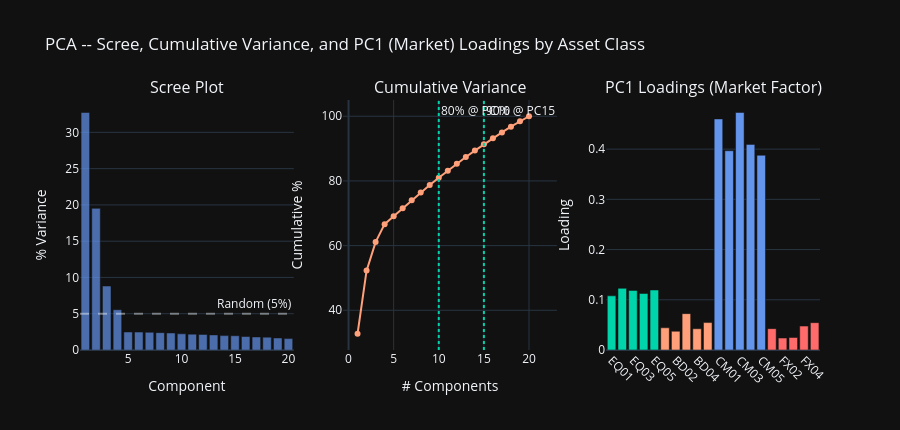

Notebook code for this chart:
### Markdown cell above
---
## Part 4 | Dimension Reduction: PCA, RMT & Minimum Spanning Tree

### Principal Component Analysis

$$\Sigma = V \Lambda V^\top$$

- **PC1** (market factor) typically dominates variance.
- **Scree plot + Kaiser rule** (eigenvalue > 1 of the correlation matrix) identify meaningful components.
- **Cumulative variance** threshold (80-90%) determines the compression ratio needed.

### Code cell
pca       = SKPCA(n_components=N).fit(returns)
var_ratio = pca.explained_variance_ratio_
cum_var   = np.cumsum(var_ratio)
pc1_load  = pca.components_[0]

corr_eigvals = np.linalg.eigvalsh(corr.values)[::-1]
n_kaiser = (corr_eigvals > 1.0).sum()
n_80pct  = int(np.searchsorted(cum_var, 0.80)) + 1
n_90pct  = int(np.searchsorted(cum_var, 0.90)) + 1

print('PC1 variance share : {:.1f}%'.format(var_ratio[0]*100))
print('Kaiser rule        : {} components (corr eigenvalue > 1)'.format(n_kaiser))
print('80% threshold      : {} components'.format(n_80pct))
print('90% threshold      : {} components'.format(n_90pct))

fig = ps.make_subplots(rows=1, cols=3,
                        subplot_titles=['Scree Plot', 'Cumulative Variance', 'PC1 Loadings (Market Factor)'])
fig.add_trace(go.Bar(x=list(range(1,N+1)), y=var_ratio*100,
                      marker_color='rgba(100,149,237,0.7)', showlegend=False), row=1, col=1)
fig.add_hline(y=100/N, line_dash='dash', line_color='white', opacity=0.4,
               annotation_text='Random ({:.0f}%)'.format(100/N), row=1, col=1)

fig.add_trace(go.Scatter(x=list(range(1,N+1)), y=cum_var*100, mode='lines+markers',
                          line=dict(color='lightsalmon', width=2), showlegend=False), row=1, col=2)
for thr, lab in [(0.80,'80%'), (0.90,'90%')]:
    k = int(np.searchsorted(cum_var, thr)) + 1
    fig.add_vline(x=k, line_dash='dot', line_color='#00d4aa', row=1, col=2,
                   annotation_text='{} @ PC{}'.format(lab, k),
                   annotation_position='top right')

load_cols = [CLASS_COLORS[asset_class[a]] for a in ASSETS]
fig.add_trace(go.Bar(x=ASSETS, y=pc1_load, marker_color=load_cols, showlegend=False), row=1, col=3)

fig.update_xaxes(title_text='Component', row=1, col=1)
fig.update_yaxes(title_text='% Variance', row=1, col=1)
fig.update_xaxes(title_text='# Components', row=1, col=2)
fig.update_yaxes(title_text='Cumulative %', row=1, col=2)
fig.update_xaxes(tickangle=45, row=1, col=3)
fig.update_yaxes(title_text='Loading', row=1, col=3)
fig.update_layout(template='plotly_dark', height=430,
                   title='PCA -- Scree, Cumulative Variance, and PC1 (Market) Loadings by Asset Class')
fig.show()

### Figure 1 — Plotly figure (JSON) as saved in the notebook; plotly's stock layout.template omitted (floating-point values rounded to 4 significant figures)
{"data": [{"marker": {"color": "rgba(100,149,237,0.7)"}, "showlegend": false, "type": "bar", "x": [1, 2, 3, 4, 5, 6, 7, 8, 9, 10, 11, 12, 13, 14, 15, 16, 17, 18, 19, 20], "xaxis": "x", "y": [32.74, 19.52, 8.815, 5.552, 2.483, 2.468, 2.438, 2.394, 2.343, 2.23, 2.185, 2.147, 2.082, 1.984, 1.96, 1.858, 1.798, 1.774, 1.656, 1.574], "yaxis": "y"}, {"line": {"color": "lightsalmon", "width": 2}, "mode": "lines+markers", "showlegend": false, "type": "scatter", "x": [1, 2, 3, 4, 5, 6, 7, 8, 9, 10, 11, 12, 13, 14, 15, 16, 17, 18, 19, 20], "xaxis": "x2", "y": [32.74, 52.26, 61.08, 66.63, 69.11, 71.58, 74.02, 76.41, 78.75, 80.98, 83.17, 85.32, 87.4, 89.38, 91.34, 93.2, 95.0, 96.77, 98.43, 100.0], "yaxis": "y2"}, {"marker": {"color": ["#00d4aa", "#00d4aa", "#00d4aa", "#00d4aa", "#00d4aa", "lightsalmon", "lightsalmon", "lightsalmon", "lightsalmon", "lightsalmon", "cornflowerblue", "cornflowerblue", "cornflowerblue", "cornflowerblue", "cornflowerblue", "#ff6b6b", "#ff6b6b", "#ff6b6b", "#ff6b6b", "#ff6b6b"]}, "showlegend": false, "type": "bar", "x": ["EQ01", "EQ02", "EQ03", "EQ04", "EQ05", "BD01", "BD02", "BD03", "BD04", "BD05", "CM01", "CM02", "CM03", "CM04", "CM05", "FX01", "FX02", "FX03", "FX04", "FX05"], "xaxis": "x3", "y": [0.1079, 0.1228, 0.1187, 0.1126, 0.1195, 0.04421, 0.03727, 0.07242, 0.04227, 0.05462, 0.4601, 0.3967, 0.4729, 0.4094, 0.3877, 0.04255, 0.0238, 0.02489, 0.04762, 0.05443], "yaxis": "y3"}], "layout": {"annotations": [{"font": {"size": 16}, "showarrow": false, "text": "Scree Plot", "x": 0.1444, "xanchor": "center", "xref": "paper", "y": 1, "yanchor": "bottom", "yref": "paper"}, {"font": {"size": 16}, "showarrow": false, "text": "Cumulative Variance", "x": 0.5, "xanchor": "center", "xref": "paper", "y": 1, "yanchor": "bottom", "yref": "paper"}, {"font": {"size": 16}, "showarrow": false, "text": "PC1 Loadings (Market Factor)", "x": 0.8556, "xanchor": "center", "xref": "paper", "y": 1, "yanchor": "bottom", "yref": "paper"}, {"showarrow": false, "text": "Random (5%)", "x": 1, "xanchor": "right", "xref": "x domain", "y": 5, "yanchor": "bottom", "yref": "y"}, {"showarrow": false, "text": "80% @ PC10", "x": 10, "xanchor": "left", "xref": "x2", "y": 1, "yanchor": "top", "yref": "y2 domain"}, {"showarrow": false, "text": "90% @ PC15", "x": 15, "xanchor": "left", "xref": "x2", "y": 1, "yanchor": "top", "yref": "y2 domain"}], "height": 430, "shapes": [{"line": {"color": "white", "dash": "dash"}, "opacity": 0.4, "type": "line", "x0": 0, "x1": 1, "xref": "x domain", "y0": 5, "y1": 5, "yref": "y"}, {"line": {"color": "#00d4aa", "dash": "dot"}, "type": "line", "x0": 10, "x1": 10, "xref": "x2", "y0": 0, "y1": 1, "yref": "y2 domain"}, {"line": {"color": "#00d4aa", "dash": "dot"}, "type": "line", "x0": 15, "x1": 15, "xref": "x2", "y0": 0, "y1": 1, "yref": "y2 domain"}], "title": {"text": "PCA -- Scree, Cumulative Variance, and PC1 (Market) Loadings by Asset Class"}, "xaxis": {"anchor": "y", "domain": [0, 0.2889], "title": {"text": "Component"}}, "xaxis2": {"anchor": "y2", "domain": [0.3556, 0.6444], "title": {"text": "# Components"}}, "xaxis3": {"anchor": "y3", "domain": [0.7111, 1], "tickangle": 45}, "yaxis": {"anchor": "x", "domain": [0, 1], "title": {"text": "% Variance"}}, "yaxis2": {"anchor": "x2", "domain": [0, 1], "title": {"text": "Cumulative %"}}, "yaxis3": {"anchor": "x3", "domain": [0, 1], "title": {"text": "Loading"}}}}
